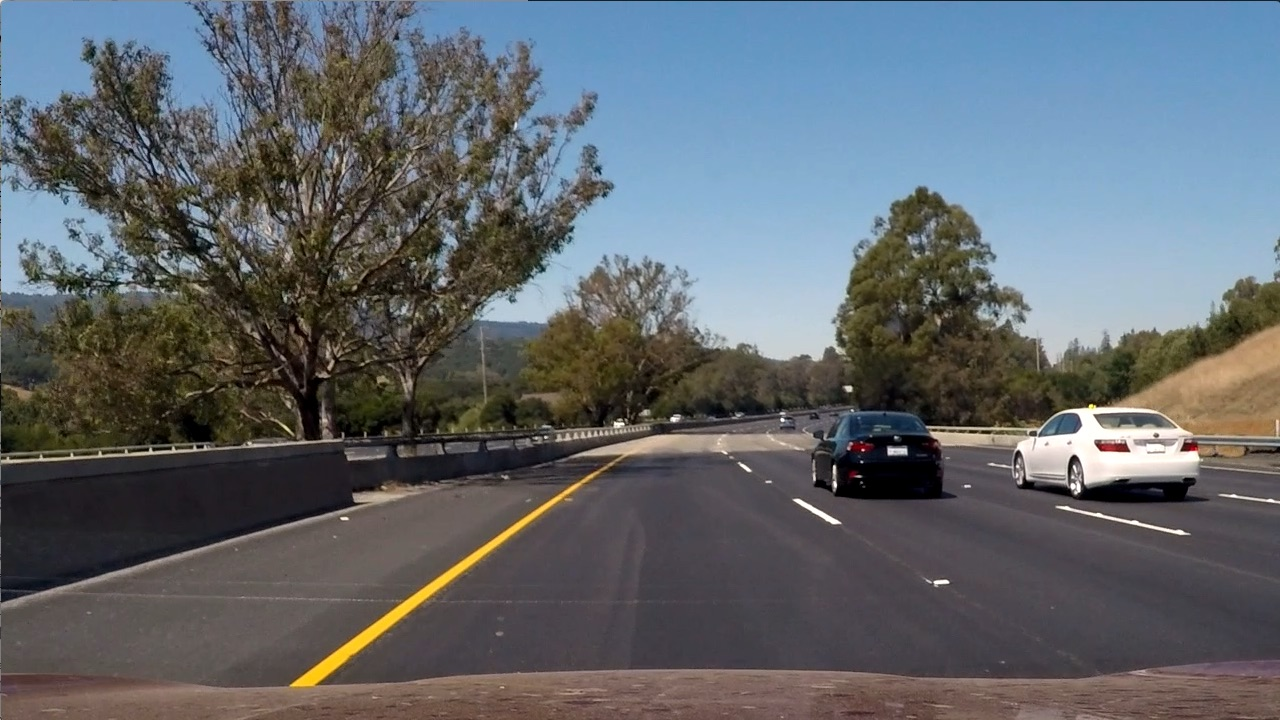
#> input picture test_images/test6.jpg, 1280 x 720 px
$ python colorthreshold.py
#> lines starting #> are read from the running program, lines starting #| are printed output that depends on the picture; after the words box and inside, x2 and y2 are one past the last pixel; in counts of white or black regions, pixels touching at a corner belong together
import numpy as np
import cv2
import matplotlib.pyplot as plt
import matplotlib.image as mpimg

def gray(img):
   return cv2.cvtColor(img, cv2.COLOR_BGR2GRAY)

def thresh(img, thresh=(0,255)):
    binary = np.zeros_like(img)
    binary[(img > thresh[0]) & (img <= thresh[1])] = 1
    return binary

def rgb(img):
    #The RGB sequence is reversed as cv2.imread is used instead of mpimg.imread
    B = img[:,:,0]
    G = img[:,:,1]
    R = img[:,:,2]
    return R, G, B

def hls(img):
    hls = cv2.cvtColor(img, cv2.COLOR_BGR2HLS)
    H = hls[:,:,0]
    L = hls[:,:,1]
    S = hls[:,:,2]
    return H, L, S

color_threshold_plot = plt.figure(figsize=(9,18))

def add_to_plot(img, label, count, color=False):
    axis = color_threshold_plot.add_subplot(3,4,count)
    axis.set_xlabel(label)
    plt.xticks(np.array([]))
    plt.yticks(np.array([]))
    if color:
        axis.imshow(cv2.cvtColor(img, cv2.COLOR_BGR2RGB))
    else:
        axis.imshow(img, cmap="gray")

path2 = "test_images/"
file = "test6.jpg"

img = cv2.imread(path2+file)
#> img is the input picture: shape (720, 1280, 3); mean B, G, R 107.9, 102.6, 97
add_to_plot(img, "Source", 1, True)

gray = gray(img)
add_to_plot(gray, "Grayscale", 2)

graythresh = thresh(gray, thresh=(180,255))
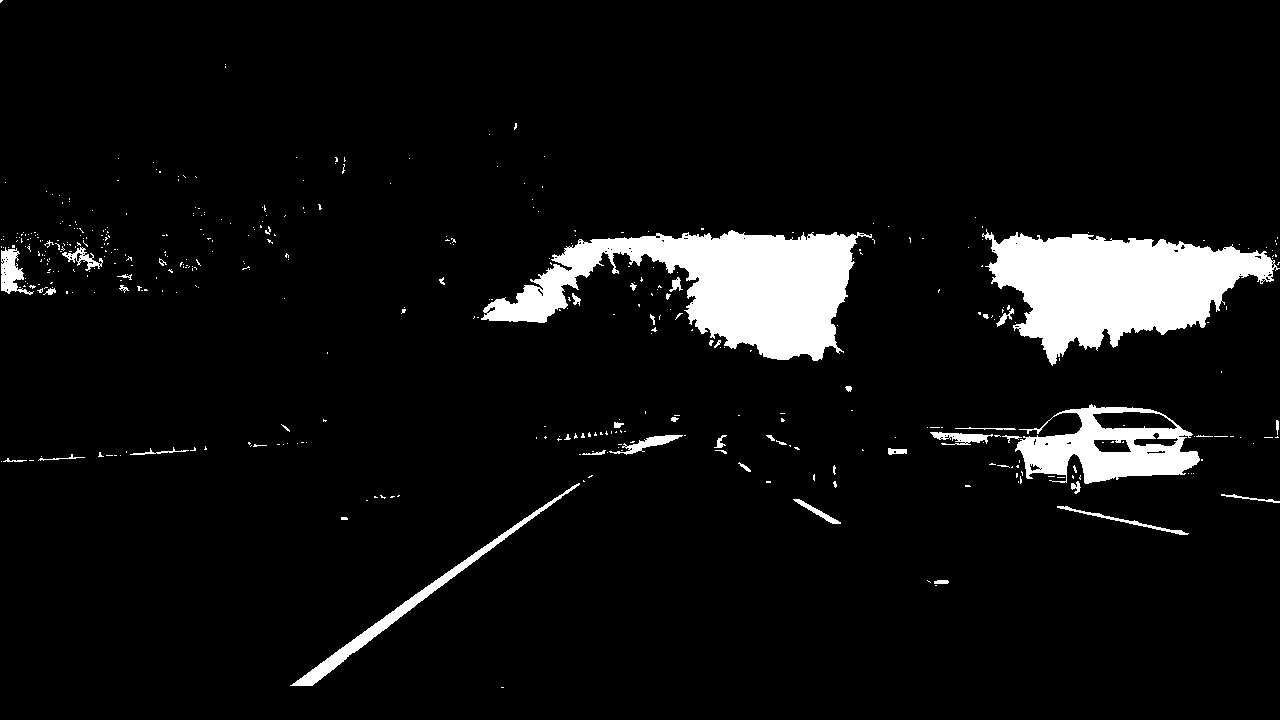
#> graythresh: shape (720, 1280); values 0 (black) and 1 (white), 6.7% white; 439 white regions (391 under 20 px), largest, box (x1, y1, x2, y2) and area: (481, 230, 872, 361) 23434, (982, 229, 1280, 366) 21837, (1015, 404, 1200, 484) 7538
add_to_plot(graythresh, "Gray thresh", 3)

R, G, B = rgb(img)
r_thresh = thresh(R, thresh=(200,255))
#> r_thresh: shape (720, 1280); values 0 (black) and 1 (white), 1.4% white; 186 white regions (160 under 20 px), largest, box (x1, y1, x2, y2) and area: (1015, 405, 1200, 484) 6964, (290, 474, 594, 687) 3132, (614, 436, 680, 455) 396
g_thresh = thresh(G, thresh=(200,255))
#> g_thresh: shape (720, 1280); values 0 (black) and 1 (white), 2.1% white; 214 white regions (191 under 20 px), largest, box (x1, y1, x2, y2) and area: (694, 286, 846, 360) 7724, (1016, 405, 1200, 484) 6313, (291, 497, 561, 686) 2059
b_thresh = thresh(B, thresh=(200,255))
#> b_thresh: shape (720, 1280); values 0 (black) and 1 (white), 15.1% white; 497 white regions (450 under 20 px), largest, box (x1, y1, x2, y2) and area: (481, 72, 1280, 360) 122759, (1016, 408, 1199, 484) 5932, (1, 182, 109, 295) 5099


add_to_plot(g_thresh, "G thresh", 5)
add_to_plot(b_thresh, "B thresh", 6)

H, L, S = hls(img)
#> in hls, `S = hls[:,:,2]`:
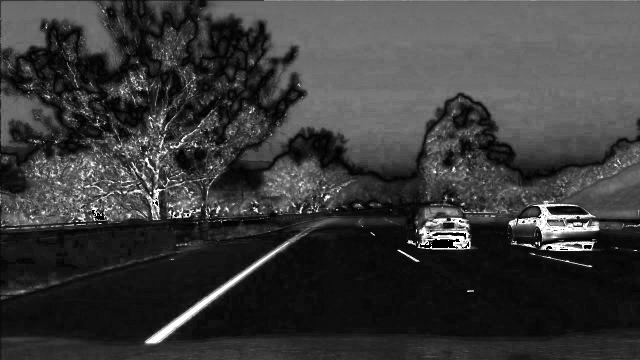
#> S: shape (720, 1280) (shown at 1/2 size); min 0, max 255, mean 57.5
h_thresh = thresh(H, thresh=(15,100))
#> h_thresh: shape (720, 1280); values 0 (black) and 1 (white), 25.4% white; 673 white regions (575 under 20 px), largest, box (x1, y1, x2, y2) and area: (0, 112, 1280, 478) 206395, (288, 447, 640, 692) 6680, (287, 37, 397, 148) 6218
l_thresh = thresh(L, thresh=(90,255))
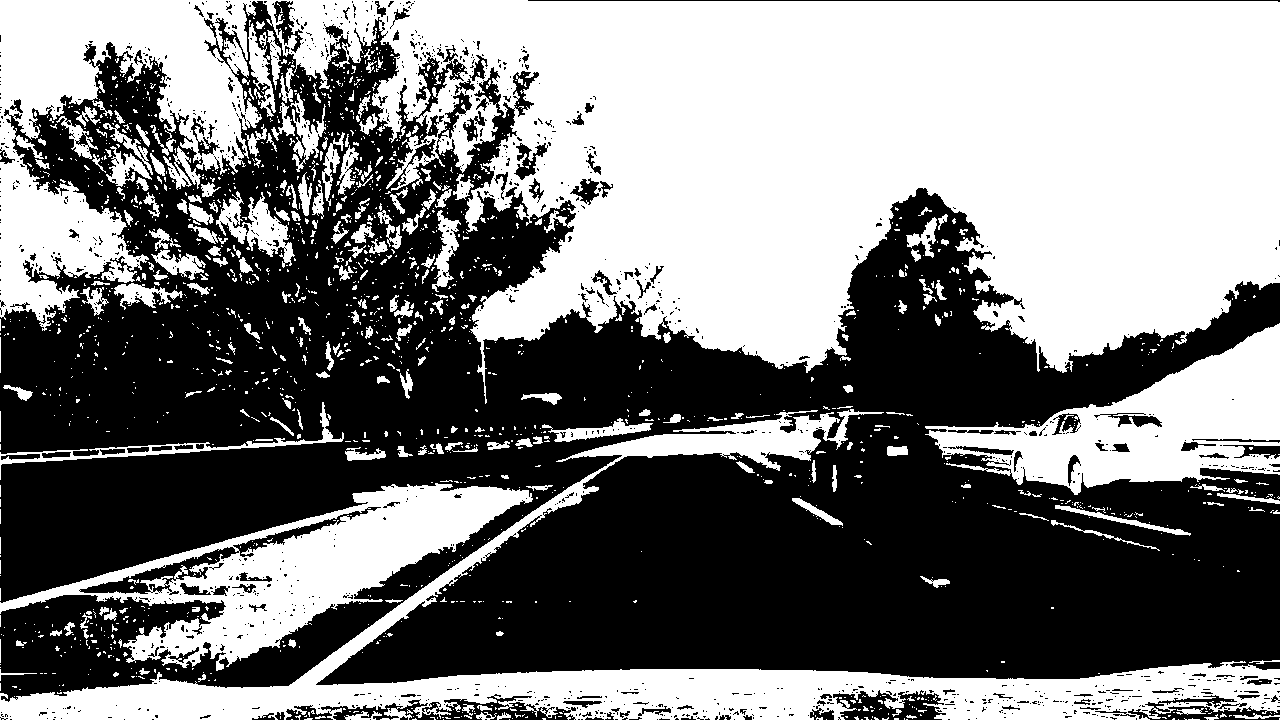
#> l_thresh: shape (720, 1280); values 0 (black) and 1 (white), 48.7% white; 1728 white regions (1472 under 20 px), largest, box (x1, y1, x2, y2) and area: (0, 0, 1280, 404) 298456, (0, 409, 1280, 720) 55703, (0, 483, 533, 671) 30708
s_thresh = thresh(S, thresh=(90,255))
#> s_thresh: shape (720, 1280); values 0 (black) and 1 (white), 29.6% white; 1863 white regions (1622 under 20 px), largest, box (x1, y1, x2, y2) and area: (420, 0, 1280, 303) 187403, (9, 260, 370, 452) 15586, (2, 2, 230, 128) 14787

add_to_plot(l_thresh, "L thresh", 7)
add_to_plot(h_thresh, "H thresh", 8)


combined = np.zeros_like(s_thresh)
combined[((r_thresh==1)|(s_thresh==1))] = 1

add_to_plot(r_thresh, "R thresh", 9)
add_to_plot(s_thresh, "S thresh", 10)
add_to_plot(combined, "Combined R and S Thresh", 11)

plt.tight_layout(h_pad=0, w_pad=0)
plt.show()
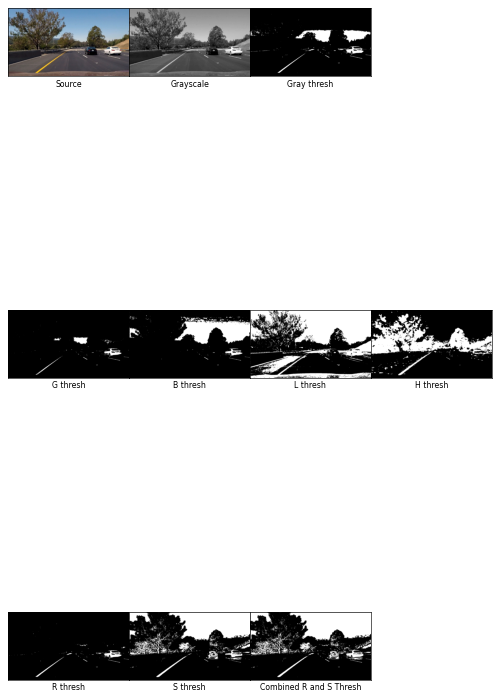
#> figure drawn by matplotlib, 10 panels
color_threshold_plot.savefig('output_images/color_threshold_plot.png')

$ run again, with test_images/test1.jpg copied over test_images/test6.jpg
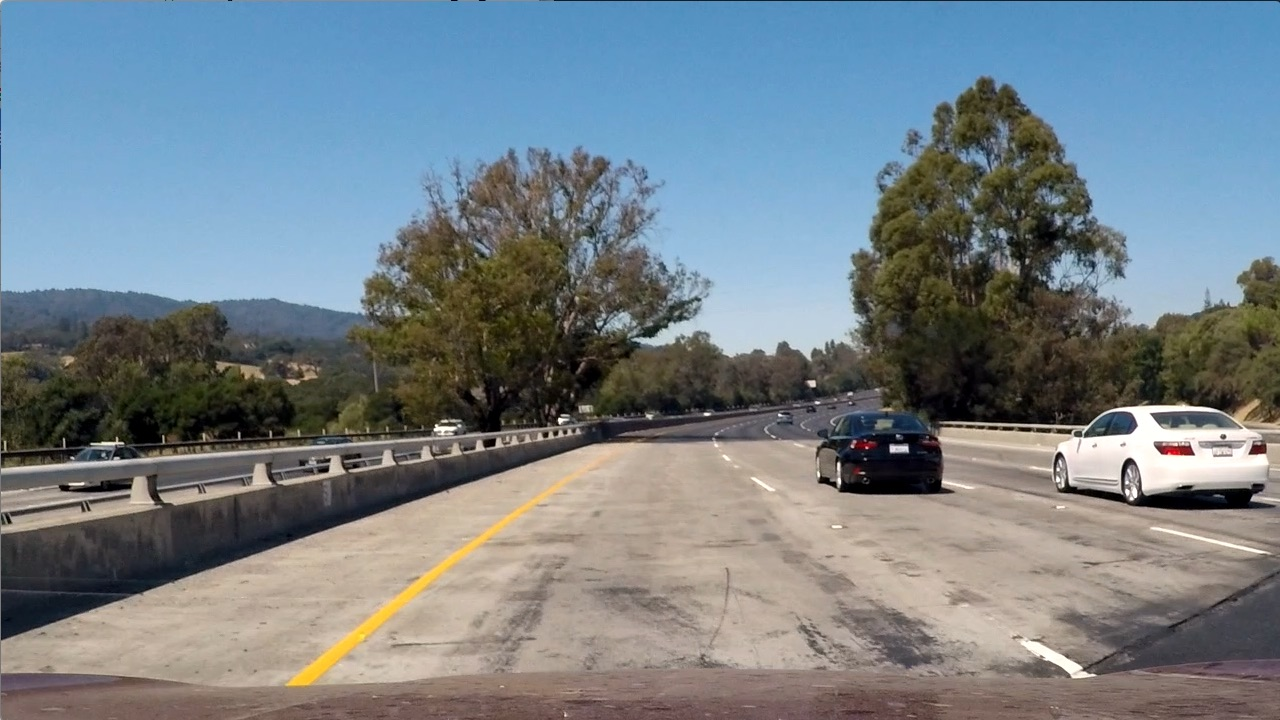
#> input picture test_images/test1.jpg, 1280 x 720 px
#> img is the input picture: shape (720, 1280, 3); mean B, G, R 135.5, 128.7, 117.5
#> `graythresh = thresh(gray, thresh=(180,255))`:
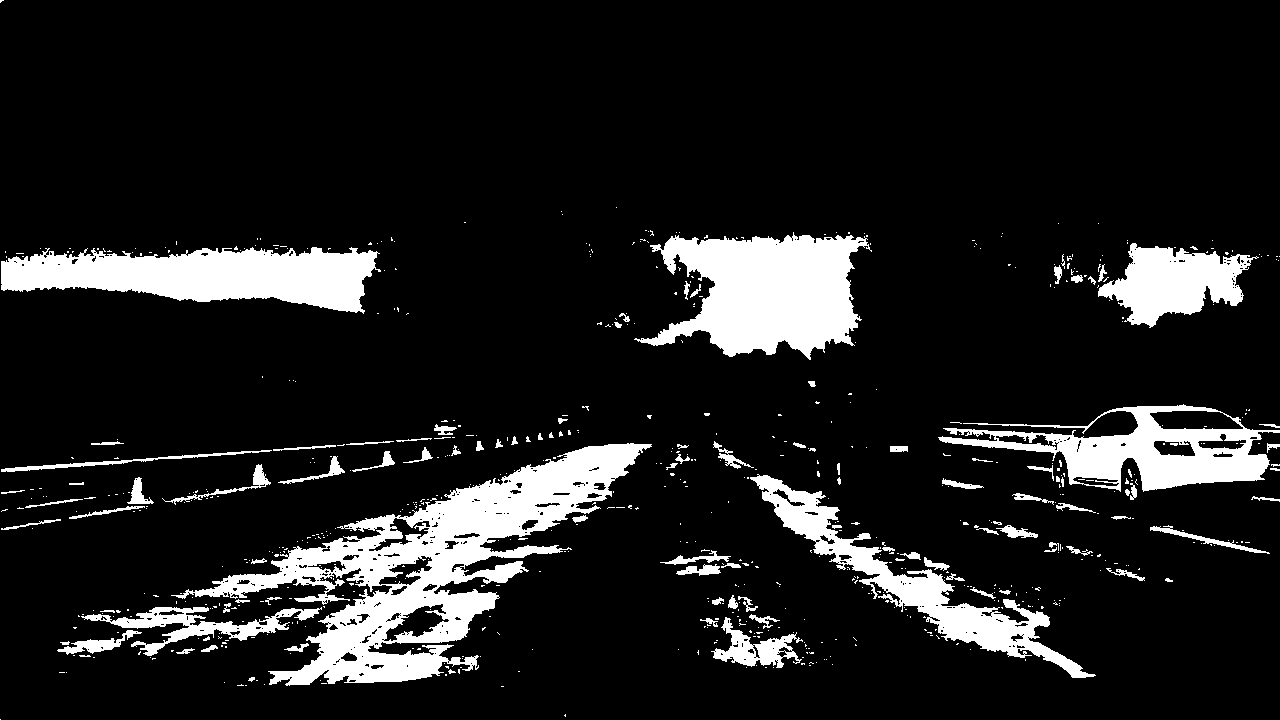
#> graythresh: shape (720, 1280); values 0 (black) and 1 (white), 12.2% white; 698 white regions (595 under 20 px), largest, box (x1, y1, x2, y2) and area: (171, 443, 652, 686) 32335, (634, 232, 872, 360) 18340, (1, 247, 381, 314) 15969
#> r_thresh: shape (720, 1280); values 0 (black) and 1 (white), 4.9% white; 585 white regions (508 under 20 px), largest, box (x1, y1, x2, y2) and area: (271, 443, 648, 686) 18974, (938, 405, 1280, 491) 10569, (875, 574, 1033, 647) 3217
#> g_thresh: shape (720, 1280); values 0 (black) and 1 (white), 2.6% white; 279 white regions (248 under 20 px), largest, box (x1, y1, x2, y2) and area: (642, 281, 858, 359) 9445, (939, 405, 1273, 491) 9342, (287, 509, 521, 685) 2042
#> b_thresh: shape (720, 1280); values 0 (black) and 1 (white), 26.2% white; 549 white regions (495 under 20 px), largest, box (x1, y1, x2, y2) and area: (1, 17, 1280, 359) 227133, (1055, 405, 1268, 491) 8752, (1020, 638, 1096, 678) 733
#> hls: shape (720, 1280, 3); mean of channels 0, 1, 2 60.2, 126.7, 74.4
#> h_thresh: shape (720, 1280); values 0 (black) and 1 (white), 24.8% white; 906 white regions (698 under 20 px), largest, box (x1, y1, x2, y2) and area: (0, 78, 1280, 481) 174713, (271, 460, 593, 689) 20749, (144, 620, 254, 680) 3063
#> l_thresh: shape (720, 1280); values 0 (black) and 1 (white), 71.7% white; 841 black regions (731 under 20 px), largest, box (x1, y1, x2, y2) and area: (1, 78, 1280, 640) 228595, (1083, 569, 1280, 676) 10324, (1056, 458, 1276, 510) 3234
#> `s_thresh = thresh(S, thresh=(90,255))`:
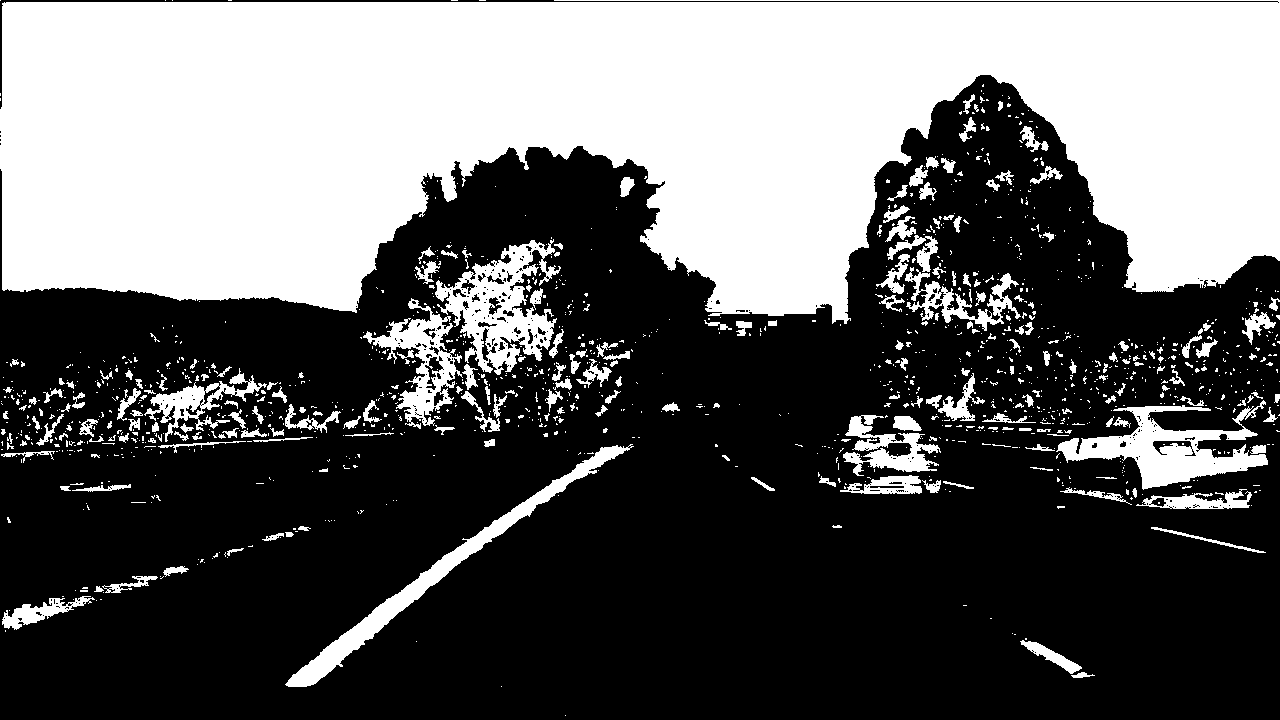
#> s_thresh: shape (720, 1280); values 0 (black) and 1 (white), 38.8% white; 1339 white regions (1101 under 20 px), largest, box (x1, y1, x2, y2) and area: (0, 0, 1280, 324) 299026, (435, 239, 561, 375) 7257, (1056, 400, 1268, 490) 7165
